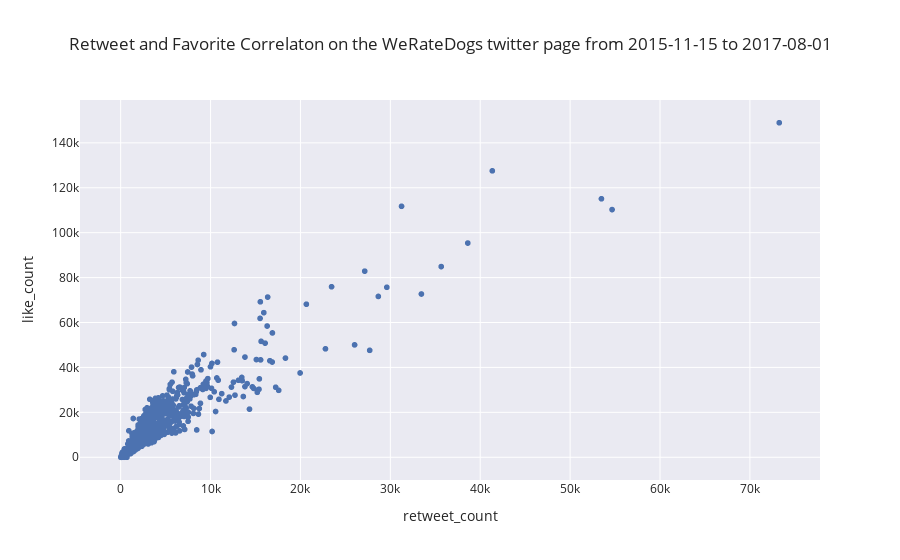

The code cell stored with this chart in its notebook:
### Code cell
fig = px.scatter(df_clean, 
                 x = 'retweet_count',
                 y='like_count',
                 template = 'seaborn',
                 labels={
                     "date": "Date",
                     "value": "Retweets and Favorites Count"},
                 title = "Retweet and Favorite Correlaton on the WeRateDogs twitter page from 2015-11-15 to 2017-08-01")

fig.show()

### Figure 1 — Plotly figure (JSON) as saved in the notebook; plotly's stock layout.template omitted (floating-point values rounded to 4 significant figures; data arrays with more than 128 entries replaced by an {"elided": "..."} marker saying what was removed)
{"data": [{"hovertemplate": "retweet_count=%{x}<br>like_count=%{y}<extra></extra>", "legendgroup": "", "marker": {"color": "rgb(76,114,176)", "symbol": "circle"}, "mode": "markers", "name": "", "showlegend": false, "type": "scattergl", "x": {"elided": "1930 int values"}, "xaxis": "x", "y": {"elided": "1930 int values"}, "yaxis": "y"}], "layout": {"legend": {"tracegroupgap": 0}, "title": {"text": "Retweet and Favorite Correlaton on the WeRateDogs twitter page from 2015-11-15 to 2017-08-01"}, "xaxis": {"anchor": "y", "domain": [0, 1], "title": {"text": "retweet_count"}}, "yaxis": {"anchor": "x", "domain": [0, 1], "title": {"text": "like_count"}}}}
